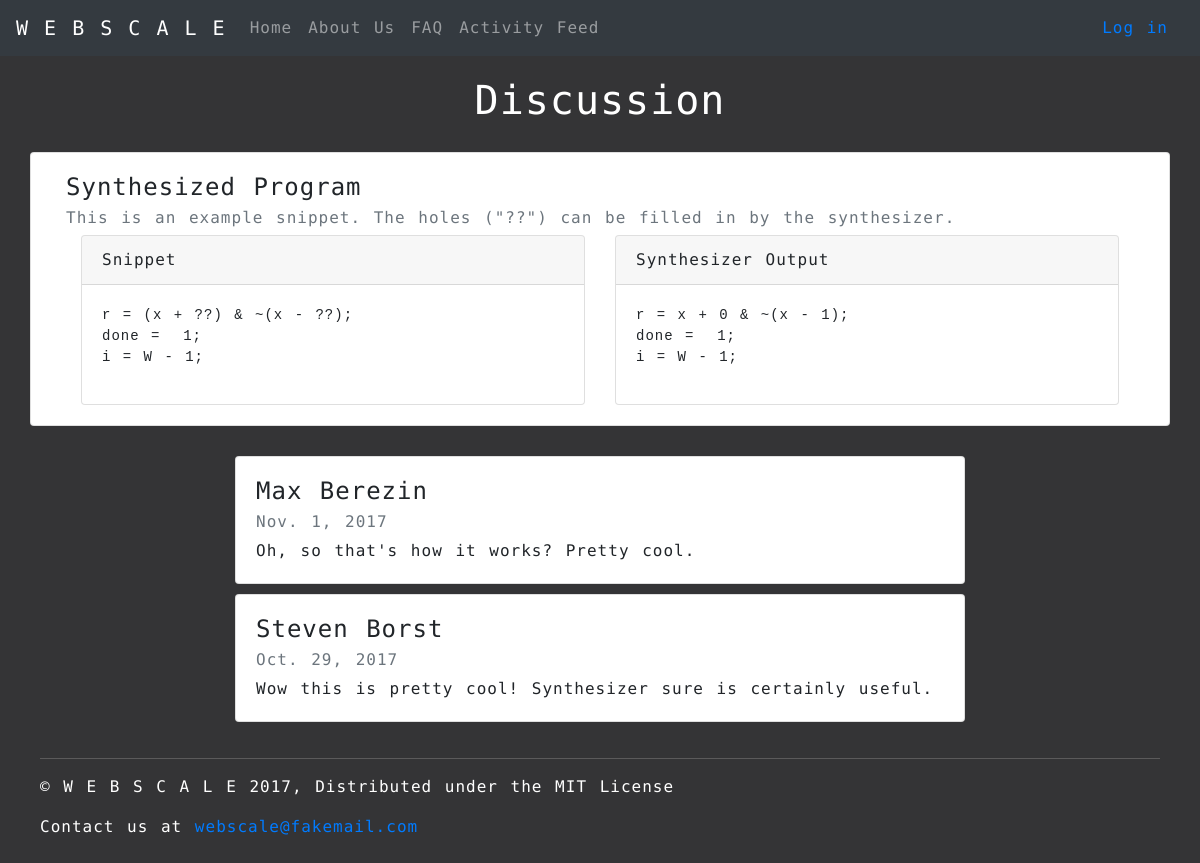
Page /discussion/ec59bdefc8ad49f5b782e158f72f78a3 on the committed database.
### synthesizer/models.py (models this page shows, shortened)
class Snippit(models.Model):
    id = models.UUIDField(primary_key=True, default=uuid.uuid4, help_text="Unique ID for this Snippit")
    user_id = models.ForeignKey(User, on_delete=models.SET_NULL, null=True)
    name = models.CharField('Name', max_length=200, help_text="Enter name")
    description = models.TextField(max_length=1000, help_text="Enter the snippit description")
    program_text = models.TextField(max_length=99999, help_text="Enter the program holes")
    program_spec = models.TextField(max_length=99999, help_text="Enter the program spec")
    """
    The synthesizer result needs to be a different kind of model field that will be generated, not entered
    """
    synthesizer_result = models.TextField(max_length=99999, help_text="Enter the synthesizer result")
    is_public = models.BooleanField(default=True, help_text="Toggle for user's public visibility")

class Comment(models.Model):
    id = models.UUIDField(primary_key=True, default=uuid.uuid4, help_text="Unique ID for this comment")
    user_id = models.ForeignKey(User, on_delete=models.SET_NULL, null=True)
    snippit_id = models.ForeignKey('Snippit', on_delete=models.SET_NULL, null=True)
    text = models.TextField(max_length=99999, help_text="Enter the comment text")
    date_posted = models.DateField(null=True, blank=True)

### synthesizer/views.py (the view, shortened to what this page needs)
# urls.py: url(r'^discussion/(\w*)$', views.discussion, name='discussion'),
def discussion(request, snippetID):
    snippet = Snippit.objects.get(pk=snippetID)
    page_context = {'page_title': 'Discussion'}
    snippet_comments = list(
        map(lambda comment: (comment.user_id.get_full_name(),
                             comment.text, comment.date_posted),
                            Comment.objects.filter(snippit_id=snippetID))
        )
    print(list(snippet_comments))
    page_context['snippet_id'] = snippet.id.hex
    page_context['snippet_name'] = snippet.name
    page_context['snippet_user_id'] = snippet.user_id
    page_context['snippet_description'] = snippet.description
    page_context['snippet_text'] = snippet.program_text
    page_context['snippet_result'] = snippet.synthesizer_result
    page_context['snippet_comments'] = snippet_comments
    return render(
        request,
        'synthesizer/discussion.html',
        page_context,
    )

### synthesizer/templates/synthesizer/discussion.html (shortened to what this page needs)
{% extends "base_page.html" %}
{% block css %}
{% load static %}
<link rel="stylesheet" type="text/css" href="{% static 'css/webscale-discussion.css' %}">
{% endblock %}
{% block content %}
<div>
    <h1 class="page-title">Discussion</h1>
    <div id="main" class="container">
        <div class="row">
            <div class="card col-12">
                <div class="card-body">
                    <h4 class="card-title">{{ snippet_name }}</h4>
                    <h6 class="card-subtitle mb-2 text-muted">{{ snippet_description }}</h6>
                    <div class="container-fluid">
                        <div class="row">
                            <div class="col-6">
                                <div class="card">
                                    <div class="card-header">Snippet</div>
                                    <div class="card-body">
                                        <pre>{{ snippet_text }}</pre>
                                    </div>
                                </div>
                            </div>
                            <div class="col-6">
                                <div class="card">
                                    <div class="card-header">Synthesizer Output</div>
                                    <div class="card-body">
                                        <pre>{{ snippet_result }}</pre>
                                    </div>
                                </div>
                            </div>
                        </div>
                    </div>
                </div>
            </div>
        </div>
        <div class="row comments">
            <div class="comments col-2">
            </div>
            <div class="comments col-8">
                {% for comment in snippet_comments %}
                <div class="card comment">
                    <div class="card-body">
                        <h4 class="card-title">{{ comment.0 }}</h4>
                        <h6 class="card-subtitle mb-2 text-muted">{{ comment.2 }}</h6>
                        <p class="card-text">{{ comment.1 }}</p>
                    </div>
                </div>
                {% endfor %}
            </div>
        </div>
    </div>
    <footer class="footer">
        <hr class="footer-hr">
        <p>&copy; W E B S C A L E 2017, Distributed under the MIT License</p>
        <p>Contact us at <a href="mailto:webscale@fakemail.com">webscale@fakemail.com</a></p>
    </footer>
</div>
{% endblock %}

### synthesizer/static/css/webscale-discussion.css (style rules this page uses)
* { letter-spacing: 1px; word-spacing: 2px; line-height: 150%; font-family: 'Encode Sans Expanded', sans-serif; }
html, body { background: linear-gradient(to bottom, rgba(52, 52, 54, 1.0), rgba(52, 52, 54, 1.0)); height: 100%; position: relative; }
body { padding-bottom: 150px; }
.page-title { text-align: center; padding-top: 20px; color: white; }
#main { padding-top: 20px; }
.comments { padding-top: 15px; }
.comment { margin-bottom: 10px; }
.footer { color: white; padding: 10px 40px 10px 40px; bottom: 0; left: 0; right: 0; }
.footer-hr { border-top: 1px solid rgba(194, 192, 192, 0.27); }

### rows in the picture
Snippit: name "Synthesized Program", description "This is an example snippet. The holes (\"??\") can be filled in by the synthesizer.", program_text "r = (x + ??) & ~(x - ??); done = 1; i = W - 1;", synthesizer_result "r = x + 0 & ~(x - 1); done = 1; i = W - 1;"
Comment: date_posted "Nov. 1, 2017", text "Oh, so that's how it works? Pretty cool."
Comment: date_posted "Oct. 29, 2017", text "Wow this is pretty cool! Synthesizer sure is certainly useful."

### other values in the picture
{{ comment.0 }} "Max Berezin" "Steven Borst"
